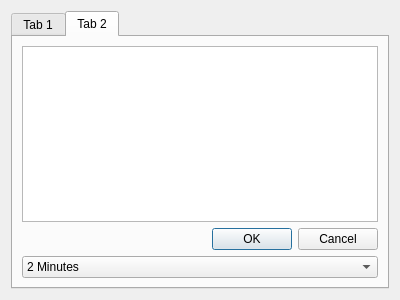
<?xml version="1.0" encoding="UTF-8"?>
<ui version="4.0">
 <class>Alerts</class>
 <widget class="QDialog" name="Alerts">
  <property name="geometry">
   <rect>
    <x>0</x>
    <y>0</y>
    <width>400</width>
    <height>300</height>
   </rect>
  </property>
  <property name="windowTitle">
   <string>Dialog</string>
  </property>
  <layout class="QVBoxLayout" name="verticalLayout_2">
   <item>
    <widget class="QTabWidget" name="tabWidget">
     <property name="currentIndex">
      <number>1</number>
     </property>
     <widget class="QWidget" name="tab">
      <attribute name="title">
       <string>Tab 1</string>
      </attribute>
      <layout class="QVBoxLayout" name="verticalLayout">
       <item>
        <widget class="QTextBrowser" name="textBrowser"/>
       </item>
       <item>
        <widget class="QDialogButtonBox" name="buttonBox">
         <property name="orientation">
          <enum>Qt::Horizontal</enum>
         </property>
         <property name="standardButtons">
          <set>QDialogButtonBox::Cancel|QDialogButtonBox::Ok</set>
         </property>
        </widget>
       </item>
       <item>
        <widget class="QComboBox" name="comboBox_2">
         <item>
          <property name="text">
           <string>2 Minutes</string>
          </property>
         </item>
         <item>
          <property name="text">
           <string>10 Minutes</string>
          </property>
         </item>
         <item>
          <property name="text">
           <string>20 Minutes</string>
          </property>
         </item>
         <item>
          <property name="text">
           <string>1 Hour</string>
          </property>
         </item>
         <item>
          <property name="text">
           <string>1Day</string>
          </property>
         </item>
         <item>
          <property name="text">
           <string>After Lunch</string>
          </property>
         </item>
         <item>
          <property name="text">
           <string>End of the Day</string>
          </property>
         </item>
        </widget>
       </item>
      </layout>
     </widget>
     <widget class="QWidget" name="tab_2">
      <attribute name="title">
       <string>Tab 2</string>
      </attribute>
      <layout class="QVBoxLayout" name="verticalLayout_3">
       <item>
        <widget class="QTextBrowser" name="textBrowser_2"/>
       </item>
       <item>
        <widget class="QDialogButtonBox" name="buttonBox_2">
         <property name="orientation">
          <enum>Qt::Horizontal</enum>
         </property>
         <property name="standardButtons">
          <set>QDialogButtonBox::Cancel|QDialogButtonBox::Ok</set>
         </property>
        </widget>
       </item>
       <item>
        <widget class="QComboBox" name="comboBox_3">
         <item>
          <property name="text">
           <string>2 Minutes</string>
          </property>
         </item>
         <item>
          <property name="text">
           <string>10 Minutes</string>
          </property>
         </item>
         <item>
          <property name="text">
           <string>20 Minutes</string>
          </property>
         </item>
         <item>
          <property name="text">
           <string>1 Hour</string>
          </property>
         </item>
         <item>
          <property name="text">
           <string>1Day</string>
          </property>
         </item>
         <item>
          <property name="text">
           <string>After Lunch</string>
          </property>
         </item>
         <item>
          <property name="text">
           <string>End of the Day</string>
          </property>
         </item>
        </widget>
       </item>
      </layout>
     </widget>
    </widget>
   </item>
  </layout>
 </widget>
 <resources/>
 <connections>
  <connection>
   <sender>buttonBox</sender>
   <signal>accepted()</signal>
   <receiver>Alerts</receiver>
   <slot>accept()</slot>
   <hints>
    <hint type="sourcelabel">
     <x>248</x>
     <y>254</y>
    </hint>
    <hint type="destinationlabel">
     <x>157</x>
     <y>274</y>
    </hint>
   </hints>
  </connection>
  <connection>
   <sender>buttonBox</sender>
   <signal>rejected()</signal>
   <receiver>Alerts</receiver>
   <slot>reject()</slot>
   <hints>
    <hint type="sourcelabel">
     <x>316</x>
     <y>260</y>
    </hint>
    <hint type="destinationlabel">
     <x>286</x>
     <y>274</y>
    </hint>
   </hints>
  </connection>
 </connections>
</ui>
